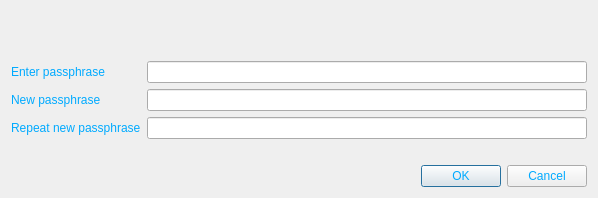
<?xml version="1.0" encoding="UTF-8"?>
<ui version="4.0">
 <class>AskPassphraseDialog</class>
 <widget class="QDialog" name="AskPassphraseDialog">
  <property name="geometry">
   <rect>
    <x>0</x>
    <y>0</y>
    <width>598</width>
    <height>198</height>
   </rect>
  </property>
  <property name="sizePolicy">
   <sizepolicy hsizetype="Preferred" vsizetype="Minimum">
    <horstretch>0</horstretch>
    <verstretch>0</verstretch>
   </sizepolicy>
  </property>
  <property name="minimumSize">
   <size>
    <width>550</width>
    <height>0</height>
   </size>
  </property>
  <property name="windowTitle">
   <string>Passphrase Dialog</string>
  </property>
  <property name="styleSheet">
   <string notr="true">background-image: url(:/images/bkg2);
color: rgb(0, 170, 255);</string>
  </property>
  <layout class="QVBoxLayout" name="verticalLayout">
   <item>
    <widget class="QLabel" name="warningLabel">
     <property name="textFormat">
      <enum>Qt::RichText</enum>
     </property>
     <property name="wordWrap">
      <bool>true</bool>
     </property>
    </widget>
   </item>
   <item>
    <layout class="QFormLayout" name="formLayout">
     <property name="fieldGrowthPolicy">
      <enum>QFormLayout::AllNonFixedFieldsGrow</enum>
     </property>
     <item row="0" column="0">
      <widget class="QLabel" name="passLabel1">
       <property name="text">
        <string>Enter passphrase</string>
       </property>
      </widget>
     </item>
     <item row="0" column="1">
      <widget class="QLineEdit" name="passEdit1">
       <property name="echoMode">
        <enum>QLineEdit::Password</enum>
       </property>
      </widget>
     </item>
     <item row="1" column="0">
      <widget class="QLabel" name="passLabel2">
       <property name="text">
        <string>New passphrase</string>
       </property>
      </widget>
     </item>
     <item row="1" column="1">
      <widget class="QLineEdit" name="passEdit2">
       <property name="echoMode">
        <enum>QLineEdit::Password</enum>
       </property>
      </widget>
     </item>
     <item row="2" column="0">
      <widget class="QLabel" name="passLabel3">
       <property name="text">
        <string>Repeat new passphrase</string>
       </property>
      </widget>
     </item>
     <item row="2" column="1">
      <widget class="QLineEdit" name="passEdit3">
       <property name="echoMode">
        <enum>QLineEdit::Password</enum>
       </property>
      </widget>
     </item>
     <item row="3" column="1">
      <widget class="QLabel" name="capsLabel">
       <property name="font">
        <font>
         <weight>75</weight>
         <bold>true</bold>
        </font>
       </property>
       <property name="text">
        <string/>
       </property>
       <property name="alignment">
        <set>Qt::AlignCenter</set>
       </property>
      </widget>
     </item>
    </layout>
   </item>
   <item>
    <widget class="QDialogButtonBox" name="buttonBox">
     <property name="orientation">
      <enum>Qt::Horizontal</enum>
     </property>
     <property name="standardButtons">
      <set>QDialogButtonBox::Cancel|QDialogButtonBox::Ok</set>
     </property>
    </widget>
   </item>
  </layout>
 </widget>
 <resources/>
 <connections>
  <connection>
   <sender>buttonBox</sender>
   <signal>accepted()</signal>
   <receiver>AskPassphraseDialog</receiver>
   <slot>accept()</slot>
   <hints>
    <hint type="sourcelabel">
     <x>248</x>
     <y>254</y>
    </hint>
    <hint type="destinationlabel">
     <x>157</x>
     <y>274</y>
    </hint>
   </hints>
  </connection>
  <connection>
   <sender>buttonBox</sender>
   <signal>rejected()</signal>
   <receiver>AskPassphraseDialog</receiver>
   <slot>reject()</slot>
   <hints>
    <hint type="sourcelabel">
     <x>316</x>
     <y>260</y>
    </hint>
    <hint type="destinationlabel">
     <x>286</x>
     <y>274</y>
    </hint>
   </hints>
  </connection>
 </connections>
</ui>
